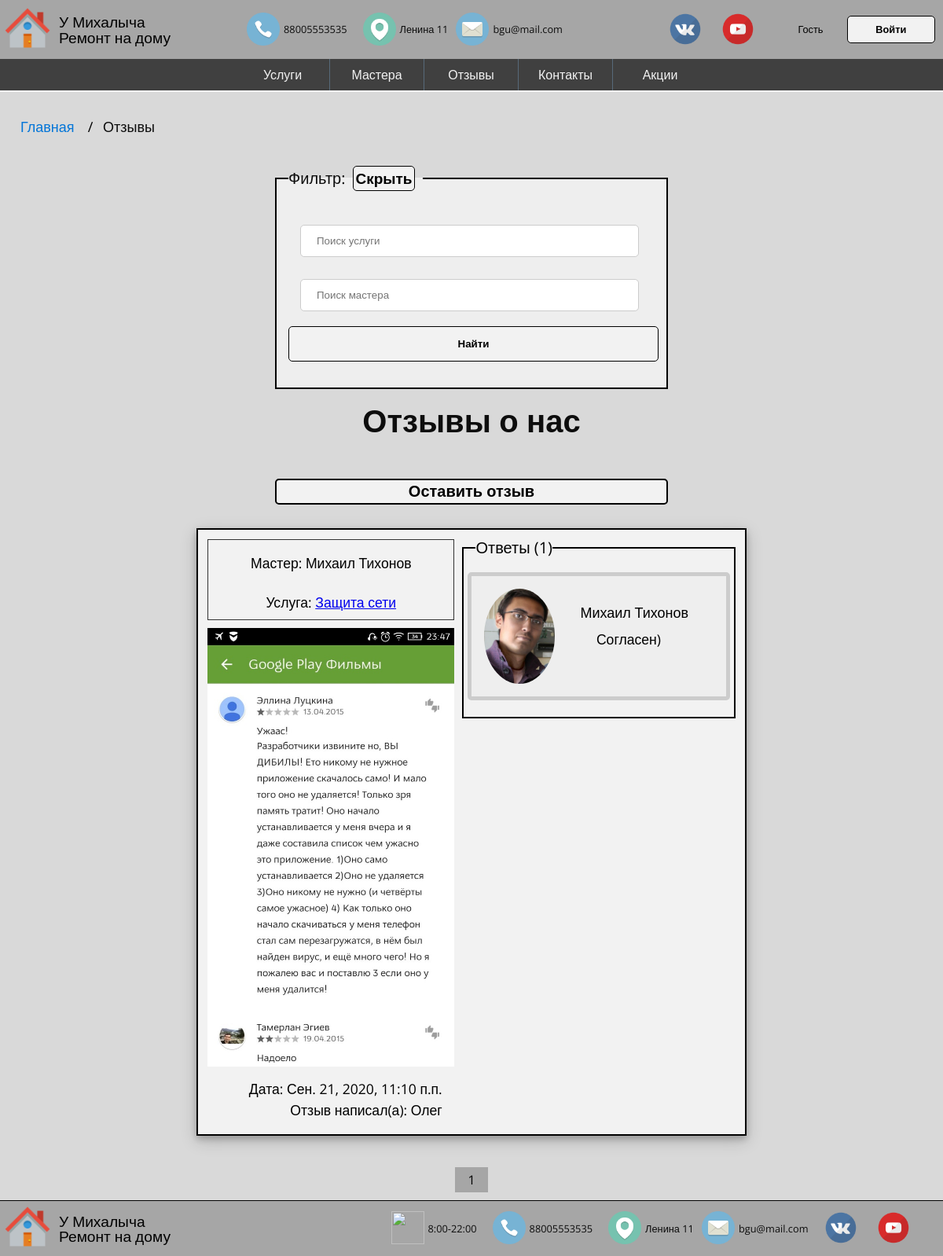
The app's page /reviews/ with its own data.
### remontPC/apps/reviews/models.py (models this page shows)
class Review(models.Model):
	review_pubdate = models.DateTimeField('Дата публикации')
	review_service = models.ForeignKey(Service, on_delete = models.CASCADE)
	review_worker = models.ForeignKey(Worker, on_delete = models.CASCADE)
	review_client = models.ForeignKey(Client, on_delete = models.CASCADE, null = True, blank = True)
	review_name = models.CharField('Имя(если не зарегстрирован)', max_length = 50, null = True, blank = True)
	review_telephonenumber = models.CharField('Номер телефона', max_length = 11)
	review_email = models.EmailField('E-mail')
	review_text = models.TextField('Текст отзыва')
	review_screenshot = models.FileField('Скриншот')
	class Meta:
		verbose_name = 'Отзыв'
		verbose_name_plural = 'Отзывы'

class ReviewAnswer(models.Model):
	reviewanswer_author = models.ForeignKey(Worker, on_delete = models.CASCADE)
	reviewanswer_review = models.ForeignKey(Review, on_delete = models.CASCADE)
	reviewanswer_text = models.TextField('Текст')
	class Meta:
		verbose_name = 'Ответ'
		verbose_name_plural = 'Ответы'

### remontPC/apps/users/models.py (models this page shows)
class Worker(models.Model):
	user = models.OneToOneField(User, on_delete=models.CASCADE, null=True, blank=True)
	worker_name = models.CharField('ФИО Работника', max_length = 100)
	worker_telephonenumber = models.CharField('Номер телефона', max_length = 11)
	worker_password = models.CharField('Пароль Работника', max_length = 200)
	worker_email = models.EmailField('E-mail')
	worker_birthdaydate = models.DateField('Дата рождения')
	worker_image = models.ImageField()
	def __str__(self):
		return self.worker_name
	class Meta:
		verbose_name = 'Работник'
		verbose_name_plural = 'Работники'

### remontPC/apps/services/models.py (models this page shows)
class Service(models.Model):
    service_name = models.CharField('Название услуги', max_length = 200)
    service_mainservice = models.ForeignKey(MainService, on_delete = models.CASCADE, null =True)
    service_price = models.FloatField('Цена услуги')
    service_description = models.TextField('Описание услуги')
    service_averagetime = models.IntegerField('Среднее время')
    service_images = models.ImageField(null = True)
    def __str__(self):
        return self.service_name
    class Meta:
        verbose_name = 'Услуга'
        verbose_name_plural = 'Услуги'

### remontPC/apps/reviews/views.py (the view)
# urls.py: path('', views.reviews, name = 'reviews'),
def reviews(request):
	reviews_list = Review.objects.all()
	search_query = request.GET.get('searchservice', '')
	search_worker = request.GET.get('searchworker', '')
	if (search_query) and (search_worker):
		reviews_list = Review.objects.filter(review_service__service_name__icontains = search_query, review_worker__worker_name__icontains = search_worker)
	elif search_query:
		reviews_list = Review.objects.filter(review_service__service_name__icontains=search_query)
	elif search_worker:
		reviews_list = Review.objects.filter(review_worker__worker_name__icontains = search_worker)
	paginator = Paginator(reviews_list, 2)
	try:
		page = int(request.GET.get('page', 1))
	except:
		page = 1
	try:
		reviews = paginator.page(page)
	except(EmptyPage, InvalidPage):
		reviews = paginator.page(paginator.num_pages)
	return render(request, 'reviews/reviews.html', {'reviews_list':reviews_list,'reviews':reviews})

### remontPC/apps/cart/context_processors.py (called while the page is built)
def cart(request):
    return {'cart': Cart(request)}

### remontPC/templates/reviews/reviews.html (shortened to what this page needs)
<!DOCTYPE html>
{% load static %}
<html lang="ru">
    <head>
        <link rel="stylesheet" href="{% static 'remontPC/css/main.css' %}">
        <link rel="stylesheet" href="{% static 'remontPC/lightzoom/style.css' %}" type="text/css">
		<link rel="stylesheet" href="{% static 'remontPC/package/font-awesome.min.css' %}">
		<link rel="stylesheet" href="{% static 'remontPC/package/swiper-bundle.min.css' %}">
    </head>
    <body>
    <header>
        <div class = "mainheader">
			<div class="logo">
			<a class="imgA" href="{% url 'main:index' %}"><img src="{% static 'remontPC/image/home.png' %}" alt=""></a>
 			<p><a href="{% url 'main:index' %}">У Михалыча<br/>Ремонт на дому</a></p>
			</div>
				<div class="contacts">
					<div class="phone"><a href="{% url 'users:contacts' %}"><img src="{% static 'remontPC/image/phone.jpg' %}" alt=""></a>
					88005553535</div>
					<div class="geol"><a href="{% url 'users:contacts' %}"><img src="{% static 'remontPC/image/geol.png' %}" alt=""></a>
					Ленина 11</div>
					<div class="mail"><a href="{% url 'users:writeus' %}"><img src="{% static 'remontPC/image/mail.png' %}" alt=""></a>
					bgu@mail.com</div>
				</div>
				<div class="login">
					<div class="mail"><a href="{% url 'users:writeus' %}"><img src="{% static 'remontPC/image/vk.png' %}" alt=""></a>
					</div>
					<div class="mail"><a href="{% url 'users:writeus' %}"><img src="{% static 'remontPC/image/youTube.png' %}" alt=""></a>
					</div>
                    {% if user.is_authenticated %}
                    <img src="{% static 'remontPC/image/icon.png' %}" alt="">
                    <p><a href="{% url 'users:client' user.id %}">{{user.username}}</a></p>
                    <div class="cart">
                        {% with total_items=cart|length %}
                            {% if cart|length > 0 %}
                                У вас в заказе:
                                <a href="{% url 'cart:cart_detail' %}">
                                    {{ total_items }} услуга{{ total_items|pluralize }},
                                    на сумму {{ cart.get_total_price }} руб.
                                </a>
                            {% else %}
                                Ваша карзина пуста
                            {% endif %}
                        {% endwith %}
                    </div>
					<div class="korzina"><a href="{% url 'cart:cart_detail' %}"><img src="{% static 'remontPC/image/korzina.png' %}" alt=""></a>
					</div>
					<a href="{% url 'logout' %}" class="button">Выйти</a>
					{% else %}
					<p><a href="{% url 'login' %}">Гость</a></p>
					<a href="{% url 'login' %}" class="button">Войти</a>
					{% endif %}
                </div>
            </div>
	</header>
		<div class='admenu' >
			<nav id="desktop">
				<ul>
					<li><a href="{% url 'mainservices:index' %}">Услуги</a></li>
					<li><a href="{% url 'users:workers' %}">Мастера</a></li>
					<li><a href="{% url 'reviews:reviews' %}">Отзывы</a></li>
					<li><a href="{% url 'users:contacts' %}">Контакты</a></li>
					<li><a href="{% url 'sales:sales' %}">Акции</a></li>
				</ul>
			</nav>
		</div>
        <ul class="breadcrumb">
            <li><a href="PC.html">Главная</a></li>
            <li class="activem">Отзывы</li>
          </ul>
		<div class="content">
			<div class="filtr">
				<fieldset class="filtrfieldset">
				<legend class="filtrlegend">Фильтр:<a href="#" class="hide">Скрыть</a><a href="#" class="show">Показать</a></legend>
				<div class="filtrPO">
					<form class="formfiltr" action="{% url 'reviews:reviews' %}">
							<div class="halffiltr">
										<div class="filtrUsluga"><input type="text" placeholder="Поиск услуги" name="searchservice"></div>
										<div class="filtrMasters"><input type="text" placeholder="Поиск мастера" name="searchworker"></div>
								</div>
						<div class="srchbtn" type =submit><button>Найти</button></div>
					</form>
				</div>
				</fieldset>
			</div>
			<div class="zagolovq">
				<h1>Отзывы о нас</h1></div>
				<div class="bigbutton"><a href="{% url 'reviews:newreview' %}" class="buttonbig">Оставить отзыв</a>
				</div>
			{% block reviewslist %}
				{% if reviews %}
				<div class="reviewsall">
					{% for s in reviews %}
						<div class = "reviews">
							<section class="all">
								<div class="reviews-img">
									<div class="aboutreviews"><p>Мастер: {{s.review_worker}}</p><br/> Услуга: <a href="{% url 'services:servicedetail' s.review_service_id %}"> {{s.review_service}} </a></div>
									<a href="{{s.review_screenshot.url}}" class="lightzoom" title="My Caption">
									<img src="{{s.review_screenshot.url}}" alt="image">
									</a>
									<div class="reviewsby"><p>Дата: {{s.review_pubdate}}<br/>Отзыв написал(а):
										{% if s.review_name %}
											{{s.review_name}}
										{% else %}
											{{s.review_client.client_name}}
										{% endif %}
									</p></div>
								</div>
								<div class="allcomments">
									<fieldset class="dleverytaingun">
										<legend class="mealitykadsets">Ответы ({{s.reviewanswer_set.count}}) </legend>
									{% if s.reviewanswer_set.all %}
										{% for comment in s.reviewanswer_set.all %}
										<div class="comments">
												<img src="{{comment.reviewanswer_author.worker_image.url}}" alt="Avatar" style="width:90px">
												<div class="text">
													<h2>{{comment.reviewanswer_author.worker_name}}</h2>
													<p>{{comment.reviewanswer_text}}</p>
												</div>
											</div>
									{% endfor %}
									{% endif %}
								</fieldset>
								</div>
							</section>
						</div>
						{% endfor %}
					</div>
					{% else %}
						Отзывов нету =(
					{% endif %}
			{% endblock %}
			{% block pagination %}
			<div class="pagination">
				{% for pg in reviews.paginator.page_range %}
					{% if reviews.number == pg %}
					<a class="active" href="?page={{pg}}">{{pg}}</a>
					{% else %}
					<a href="?page={{pg}}">{{pg}}</a>
					{% endif %}
				{% endfor %}
			</div>
				{% endblock %}
		</div>
        <footer >
            <div class="mainfooter">
                <div class="logo">
                <img src="{% static 'remontPC/image/home.png' %}" alt="">
                 <p><a href="{% url 'main:index' %}">У Михалыча<br/>Ремонт на дому</a></p>
                </div>
                    <div class="contacts">
                        <div class="time"><a href="{% url 'users:contacts' %}"><img src="{% static 'remontPC/image/time.png' %}" alt=""></a>
                        8:00-22:00</div>
                        <div class="phone"><a href="{% url 'users:contacts' %}"><img src="{% static 'remontPC/image/phone.jpg' %}" alt=""></a>
                        88005553535</div>
                        <div class="geol"><a href="{% url 'users:contacts' %}"><img src="{% static 'remontPC/image/geol.png' %}" alt=""></a>
                        Ленина 11</div>
                        <div class="mail"><a href="{% url 'users:writeus' %}"><img src="{% static 'remontPC/image/mail.png' %}" alt=""></a>
                        bgu@mail.com</div>
					<div class="mail"><a href="{% url 'users:writeus' %}"><img src="{% static 'remontPC/image/vk.png' %}" alt=""></a>
					</div>
					<div class="mail"><a href="{% url 'users:writeus' %}"><img src="{% static 'remontPC/image/youTube.png' %}" alt=""></a>
					</div>
                    </div>
			</div>
        </footer>
    </body>
</html>

### static/remontPC/lightzoom/style.css (style rules this page uses)
a.lightzoom { cursor: zoom-in; cursor: -webkit-zoom-in; cursor: -moz-zoom-in; }

### records on screen
Review: review_worker "Михаил Тихонов", review_service "Защита сети", review_screenshot (picture), review_pubdate "Сен. 21, 2020, 11:10 п.п.", review_name "Олег", reviewanswer_set.count "1"
ReviewAnswer: reviewanswer_author.worker_image (picture), reviewanswer_author.worker_name "Михаил Тихонов", reviewanswer_text "Согласен)"

### other values on screen
{{ pg }} "1"
